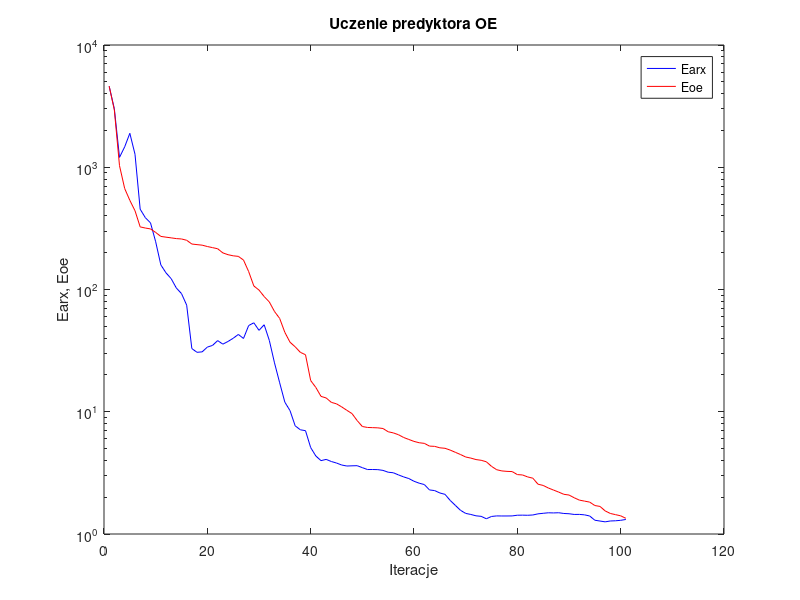
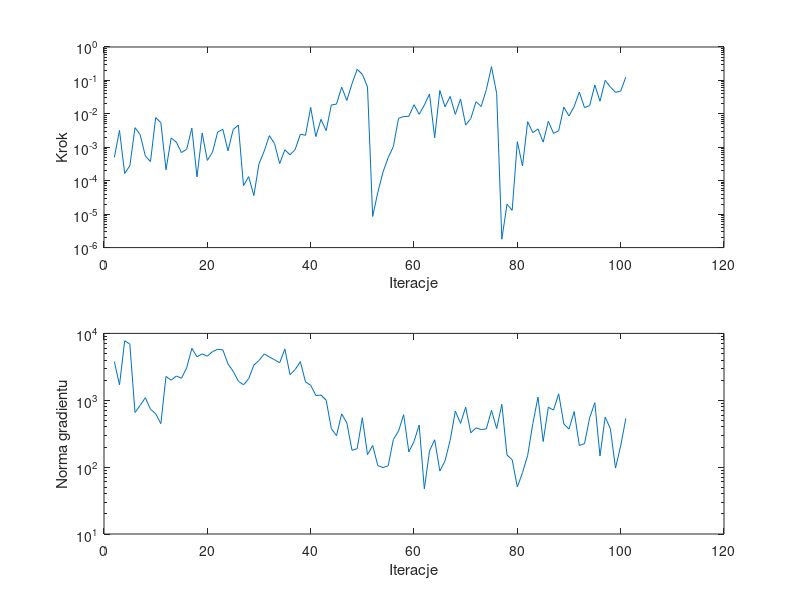

Here is the MATLAB script that generated these plots, in order:
%uczenie predyktora oe
clear all;
n=0; farx(n+1)=4.593600e+003; foe(n+1)=4.610595e+003; wspucz(n+1)=0.000000e+000; ng(n+1)=0.000000e+000;
%odnowa zmiennej metryki
n=1; farx(n+1)=3.010867e+003; foe(n+1)=2.939840e+003; krok(n+1)=5.011162e-004; ng(n+1)=3.773090e+003;
n=2; farx(n+1)=1.204311e+003; foe(n+1)=1.030447e+003; krok(n+1)=3.199545e-003; ng(n+1)=1.698038e+003;
n=3; farx(n+1)=1.468340e+003; foe(n+1)=6.702804e+002; krok(n+1)=1.654388e-004; ng(n+1)=7.767670e+003;
n=4; farx(n+1)=1.894977e+003; foe(n+1)=5.361233e+002; krok(n+1)=2.778542e-004; ng(n+1)=6.920161e+003;
n=5; farx(n+1)=1.277700e+003; foe(n+1)=4.408989e+002; krok(n+1)=3.869544e-003; ng(n+1)=6.565286e+002;
n=6; farx(n+1)=4.540460e+002; foe(n+1)=3.251916e+002; krok(n+1)=2.378319e-003; ng(n+1)=8.393304e+002;
n=7; farx(n+1)=3.869104e+002; foe(n+1)=3.182591e+002; krok(n+1)=5.510555e-004; ng(n+1)=1.093525e+003;
n=8; farx(n+1)=3.508549e+002; foe(n+1)=3.130382e+002; krok(n+1)=3.738564e-004; ng(n+1)=7.311307e+002;
n=9; farx(n+1)=2.457931e+002; foe(n+1)=2.929091e+002; krok(n+1)=7.712744e-003; ng(n+1)=6.299265e+002;
n=10; farx(n+1)=1.589265e+002; foe(n+1)=2.718662e+002; krok(n+1)=5.485375e-003; ng(n+1)=4.470267e+002;
n=11; farx(n+1)=1.368411e+002; foe(n+1)=2.679854e+002; krok(n+1)=2.135045e-004; ng(n+1)=2.270072e+003;
n=12; farx(n+1)=1.226726e+002; foe(n+1)=2.645154e+002; krok(n+1)=1.906873e-003; ng(n+1)=1.996552e+003;
n=13; farx(n+1)=1.028504e+002; foe(n+1)=2.608636e+002; krok(n+1)=1.420511e-003; ng(n+1)=2.307406e+003;
n=14; farx(n+1)=9.260162e+001; foe(n+1)=2.590645e+002; krok(n+1)=6.935224e-004; ng(n+1)=2.133833e+003;
n=15; farx(n+1)=7.449429e+001; foe(n+1)=2.527886e+002; krok(n+1)=8.747958e-004; ng(n+1)=3.047677e+003;
n=16; farx(n+1)=3.287146e+001; foe(n+1)=2.354694e+002; krok(n+1)=3.739948e-003; ng(n+1)=5.975623e+003;
n=17; farx(n+1)=3.063688e+001; foe(n+1)=2.328919e+002; krok(n+1)=1.298034e-004; ng(n+1)=4.470167e+003;
n=18; farx(n+1)=3.089689e+001; foe(n+1)=2.304956e+002; krok(n+1)=2.678603e-003; ng(n+1)=4.931399e+003;
n=19; farx(n+1)=3.380113e+001; foe(n+1)=2.247165e+002; krok(n+1)=4.050306e-004; ng(n+1)=4.561653e+003;
n=20; farx(n+1)=3.487235e+001; foe(n+1)=2.200811e+002; krok(n+1)=7.138862e-004; ng(n+1)=5.341625e+003;
n=21; farx(n+1)=3.819330e+001; foe(n+1)=2.154702e+002; krok(n+1)=2.855545e-003; ng(n+1)=5.779951e+003;
n=22; farx(n+1)=3.572325e+001; foe(n+1)=1.993060e+002; krok(n+1)=3.446556e-003; ng(n+1)=5.671221e+003;
n=23; farx(n+1)=3.757546e+001; foe(n+1)=1.926560e+002; krok(n+1)=7.854526e-004; ng(n+1)=3.491037e+003;
n=24; farx(n+1)=3.989523e+001; foe(n+1)=1.886416e+002; krok(n+1)=3.388445e-003; ng(n+1)=2.706641e+003;
n=25; farx(n+1)=4.289170e+001; foe(n+1)=1.866367e+002; krok(n+1)=4.615931e-003; ng(n+1)=1.934843e+003;
%odnowa zmiennej metryki
n=26; farx(n+1)=3.977309e+001; foe(n+1)=1.741765e+002; krok(n+1)=7.131570e-005; ng(n+1)=1.699718e+003;
n=27; farx(n+1)=5.072676e+001; foe(n+1)=1.400800e+002; krok(n+1)=1.326035e-004; ng(n+1)=2.095193e+003;
n=28; farx(n+1)=5.342028e+001; foe(n+1)=1.068869e+002; krok(n+1)=3.583315e-005; ng(n+1)=3.353954e+003;
n=29; farx(n+1)=4.632984e+001; foe(n+1)=9.893512e+001; krok(n+1)=3.211908e-004; ng(n+1)=3.929493e+003;
n=30; farx(n+1)=5.147085e+001; foe(n+1)=8.758651e+001; krok(n+1)=7.663457e-004; ng(n+1)=4.930219e+003;
n=31; farx(n+1)=3.830188e+001; foe(n+1)=7.904427e+001; krok(n+1)=2.232322e-003; ng(n+1)=4.440789e+003;
n=32; farx(n+1)=2.510045e+001; foe(n+1)=6.609472e+001; krok(n+1)=1.300172e-003; ng(n+1)=4.035530e+003;
n=33; farx(n+1)=1.725527e+001; foe(n+1)=5.799119e+001; krok(n+1)=3.259080e-004; ng(n+1)=3.634036e+003;
n=34; farx(n+1)=1.197882e+001; foe(n+1)=4.462329e+001; krok(n+1)=8.432951e-004; ng(n+1)=5.857399e+003;
n=35; farx(n+1)=1.022359e+001; foe(n+1)=3.706018e+001; krok(n+1)=5.958384e-004; ng(n+1)=2.415518e+003;
n=36; farx(n+1)=7.673929e+000; foe(n+1)=3.398171e+001; krok(n+1)=8.605590e-004; ng(n+1)=2.878435e+003;
n=37; farx(n+1)=7.120146e+000; foe(n+1)=3.062518e+001; krok(n+1)=2.467965e-003; ng(n+1)=3.776930e+003;
n=38; farx(n+1)=7.001158e+000; foe(n+1)=2.926827e+001; krok(n+1)=2.288181e-003; ng(n+1)=1.879558e+003;
n=39; farx(n+1)=5.092999e+000; foe(n+1)=1.800174e+001; krok(n+1)=1.559274e-002; ng(n+1)=1.679652e+003;
n=40; farx(n+1)=4.345976e+000; foe(n+1)=1.580631e+001; krok(n+1)=2.080994e-003; ng(n+1)=1.177444e+003;
n=41; farx(n+1)=3.982259e+000; foe(n+1)=1.335947e+001; krok(n+1)=6.853004e-003; ng(n+1)=1.196220e+003;
n=42; farx(n+1)=4.076438e+000; foe(n+1)=1.296727e+001; krok(n+1)=3.146871e-003; ng(n+1)=1.003778e+003;
n=43; farx(n+1)=3.917489e+000; foe(n+1)=1.193629e+001; krok(n+1)=1.843937e-002; ng(n+1)=3.763745e+002;
n=44; farx(n+1)=3.806488e+000; foe(n+1)=1.160846e+001; krok(n+1)=1.960331e-002; ng(n+1)=2.953571e+002;
n=45; farx(n+1)=3.667558e+000; foe(n+1)=1.096143e+001; krok(n+1)=6.306675e-002; ng(n+1)=6.260253e+002;
n=46; farx(n+1)=3.598324e+000; foe(n+1)=1.027718e+001; krok(n+1)=2.509977e-002; ng(n+1)=4.590934e+002;
n=47; farx(n+1)=3.611996e+000; foe(n+1)=9.659920e+000; krok(n+1)=7.964480e-002; ng(n+1)=1.782614e+002;
n=48; farx(n+1)=3.621328e+000; foe(n+1)=8.468662e+000; krok(n+1)=2.144024e-001; ng(n+1)=1.890834e+002;
n=49; farx(n+1)=3.489288e+000; foe(n+1)=7.574352e+000; krok(n+1)=1.528851e-001; ng(n+1)=5.470265e+002;
n=50; farx(n+1)=3.367855e+000; foe(n+1)=7.438924e+000; krok(n+1)=6.394768e-002; ng(n+1)=1.535679e+002;
%odnowa zmiennej metryki
n=51; farx(n+1)=3.369696e+000; foe(n+1)=7.413580e+000; krok(n+1)=8.539569e-006; ng(n+1)=2.111853e+002;
n=52; farx(n+1)=3.361403e+000; foe(n+1)=7.385033e+000; krok(n+1)=4.506169e-005; ng(n+1)=1.055495e+002;
n=53; farx(n+1)=3.313777e+000; foe(n+1)=7.293603e+000; krok(n+1)=1.810041e-004; ng(n+1)=9.850868e+001;
n=54; farx(n+1)=3.202086e+000; foe(n+1)=6.860263e+000; krok(n+1)=4.896899e-004; ng(n+1)=1.045279e+002;
n=55; farx(n+1)=3.169118e+000; foe(n+1)=6.714672e+000; krok(n+1)=1.045039e-003; ng(n+1)=2.587669e+002;
n=56; farx(n+1)=3.042551e+000; foe(n+1)=6.486363e+000; krok(n+1)=7.321912e-003; ng(n+1)=3.457620e+002;
n=57; farx(n+1)=2.931443e+000; foe(n+1)=6.158231e+000; krok(n+1)=8.324349e-003; ng(n+1)=6.081362e+002;
n=58; farx(n+1)=2.841625e+000; foe(n+1)=5.934194e+000; krok(n+1)=8.402186e-003; ng(n+1)=1.689735e+002;
n=59; farx(n+1)=2.700404e+000; foe(n+1)=5.721399e+000; krok(n+1)=1.878731e-002; ng(n+1)=2.420057e+002;
n=60; farx(n+1)=2.604714e+000; foe(n+1)=5.578401e+000; krok(n+1)=9.661282e-003; ng(n+1)=4.271264e+002;
n=61; farx(n+1)=2.537877e+000; foe(n+1)=5.513002e+000; krok(n+1)=1.830045e-002; ng(n+1)=4.736914e+001;
n=62; farx(n+1)=2.293504e+000; foe(n+1)=5.236499e+000; krok(n+1)=3.926791e-002; ng(n+1)=1.744714e+002;
n=63; farx(n+1)=2.265140e+000; foe(n+1)=5.210514e+000; krok(n+1)=1.929064e-003; ng(n+1)=2.564383e+002;
n=64; farx(n+1)=2.165825e+000; foe(n+1)=5.071243e+000; krok(n+1)=5.019954e-002; ng(n+1)=8.743883e+001;
n=65; farx(n+1)=2.110685e+000; foe(n+1)=5.024660e+000; krok(n+1)=1.620620e-002; ng(n+1)=1.237605e+002;
n=66; farx(n+1)=1.882699e+000; foe(n+1)=4.859210e+000; krok(n+1)=3.322968e-002; ng(n+1)=2.523940e+002;
n=67; farx(n+1)=1.714997e+000; foe(n+1)=4.658346e+000; krok(n+1)=9.661282e-003; ng(n+1)=6.893287e+002;
n=68; farx(n+1)=1.562485e+000; foe(n+1)=4.468317e+000; krok(n+1)=2.788178e-002; ng(n+1)=4.516665e+002;
n=69; farx(n+1)=1.474357e+000; foe(n+1)=4.265278e+000; krok(n+1)=4.625835e-003; ng(n+1)=7.879709e+002;
n=70; farx(n+1)=1.444929e+000; foe(n+1)=4.176853e+000; krok(n+1)=7.251821e-003; ng(n+1)=3.258231e+002;
n=71; farx(n+1)=1.408556e+000; foe(n+1)=4.063597e+000; krok(n+1)=2.307159e-002; ng(n+1)=3.864522e+002;
n=72; farx(n+1)=1.394563e+000; foe(n+1)=4.008050e+000; krok(n+1)=1.660195e-002; ng(n+1)=3.647490e+002;
n=73; farx(n+1)=1.332206e+000; foe(n+1)=3.898878e+000; krok(n+1)=5.285294e-002; ng(n+1)=3.726686e+002;
n=74; farx(n+1)=1.391614e+000; foe(n+1)=3.576142e+000; krok(n+1)=2.569287e-001; ng(n+1)=7.075674e+002;
n=75; farx(n+1)=1.406090e+000; foe(n+1)=3.356824e+000; krok(n+1)=4.077788e-002; ng(n+1)=3.773017e+002;
%odnowa zmiennej metryki
n=76; farx(n+1)=1.404241e+000; foe(n+1)=3.281144e+000; krok(n+1)=1.783261e-006; ng(n+1)=8.709183e+002;
n=77; farx(n+1)=1.404380e+000; foe(n+1)=3.253297e+000; krok(n+1)=1.987209e-005; ng(n+1)=1.517123e+002;
n=78; farx(n+1)=1.405946e+000; foe(n+1)=3.240354e+000; krok(n+1)=1.302585e-005; ng(n+1)=1.287682e+002;
n=79; farx(n+1)=1.424651e+000; foe(n+1)=3.062161e+000; krok(n+1)=1.469853e-003; ng(n+1)=5.056924e+001;
n=80; farx(n+1)=1.426166e+000; foe(n+1)=3.040457e+000; krok(n+1)=2.762358e-004; ng(n+1)=8.262095e+001;
n=81; farx(n+1)=1.423001e+000; foe(n+1)=2.930288e+000; krok(n+1)=5.852382e-003; ng(n+1)=1.500310e+002;
n=82; farx(n+1)=1.430857e+000; foe(n+1)=2.860920e+000; krok(n+1)=2.739044e-003; ng(n+1)=4.483922e+002;
n=83; farx(n+1)=1.461901e+000; foe(n+1)=2.555145e+000; krok(n+1)=3.549942e-003; ng(n+1)=1.117655e+003;
n=84; farx(n+1)=1.476889e+000; foe(n+1)=2.496214e+000; krok(n+1)=1.424799e-003; ng(n+1)=2.412684e+002;
n=85; farx(n+1)=1.491311e+000; foe(n+1)=2.379073e+000; krok(n+1)=5.999763e-003; ng(n+1)=7.877886e+002;
n=86; farx(n+1)=1.487390e+000; foe(n+1)=2.288412e+000; krok(n+1)=2.607264e-003; ng(n+1)=7.130613e+002;
n=87; farx(n+1)=1.492567e+000; foe(n+1)=2.202270e+000; krok(n+1)=3.128460e-003; ng(n+1)=1.250567e+003;
n=88; farx(n+1)=1.472092e+000; foe(n+1)=2.112090e+000; krok(n+1)=1.596372e-002; ng(n+1)=4.411752e+002;
n=89; farx(n+1)=1.464684e+000; foe(n+1)=2.083803e+000; krok(n+1)=8.631803e-003; ng(n+1)=3.701880e+002;
n=90; farx(n+1)=1.445557e+000; foe(n+1)=1.979684e+000; krok(n+1)=1.660195e-002; ng(n+1)=6.795457e+002;
n=91; farx(n+1)=1.446755e+000; foe(n+1)=1.893570e+000; krok(n+1)=4.486659e-002; ng(n+1)=2.108019e+002;
n=92; farx(n+1)=1.434684e+000; foe(n+1)=1.857989e+000; krok(n+1)=1.542549e-002; ng(n+1)=2.240881e+002;
n=93; farx(n+1)=1.404171e+000; foe(n+1)=1.823983e+000; krok(n+1)=1.761298e-002; ng(n+1)=5.477144e+002;
n=94; farx(n+1)=1.296205e+000; foe(n+1)=1.709660e+000; krok(n+1)=7.320182e-002; ng(n+1)=9.193346e+002;
n=95; farx(n+1)=1.276498e+000; foe(n+1)=1.680957e+000; krok(n+1)=2.386882e-002; ng(n+1)=1.468651e+002;
n=96; farx(n+1)=1.257499e+000; foe(n+1)=1.545056e+000; krok(n+1)=1.005379e-001; ng(n+1)=5.600115e+002;
n=97; farx(n+1)=1.277996e+000; foe(n+1)=1.472348e+000; krok(n+1)=6.402713e-002; ng(n+1)=3.771726e+002;
n=98; farx(n+1)=1.282835e+000; foe(n+1)=1.439964e+000; krok(n+1)=4.382471e-002; ng(n+1)=9.681959e+001;
n=99; farx(n+1)=1.294018e+000; foe(n+1)=1.408726e+000; krok(n+1)=4.784719e-002; ng(n+1)=2.075059e+002;
n=100; farx(n+1)=1.314847e+000; foe(n+1)=1.343607e+000; krok(n+1)=1.257655e-001; ng(n+1)=5.362292e+002;

figure; semilogy(farx,'b'); hold on; semilogy(foe,'r'); xlabel('Iteracje'); ylabel('Earx, Eoe'); legend('Earx','Eoe'); title('Uczenie predyktora OE');
figure; subplot(2,1,1); semilogy(krok); xlabel('Iteracje'); ylabel('Krok');
subplot(2,1,2); semilogy(ng); xlabel('Iteracje'); ylabel('Norma gradientu');
Earx=farx(n+1)
Eoe=foe(n+1)
